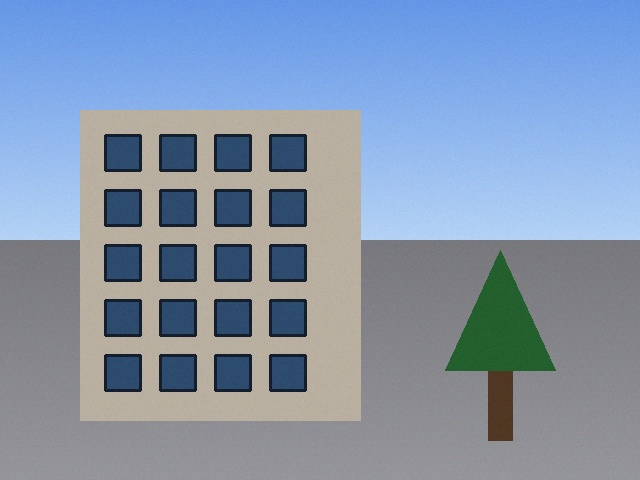
#> input picture dataset/authentic/authentic_building.jpg, 640 x 480 px
$ python -i copy_move.py   (imports and definitions only)
#> lines starting #> are read from the running program, lines starting #| are printed output that depends on the picture
"""
Image Forensic Analyzer - Copy-Move Forgery Detection (ORB Feature Matching)
----------------------------------------------------------------------------
Theoretical Foundation:
Copy-Move (Cloning) Forgery occurs when a region from an image is duplicated
and pasted into another location within the same image.

Algorithm Overview:
1. ORB Keypoints & Descriptors:
   Detects distinctive corner and textural keypoints and generates 256-bit binary descriptors.
2. Self-Matching with k-NN (k=4):
   In self-matching, neighbor 0 is always the point matching itself (dist=0).
   By extracting k=4 nearest neighbors and discarding queryIdx == trainIdx,
   we obtain true non-self candidates:
   m1 = closest non-self match
   m2 = second closest non-self match
3. Spatial Distance Filter:
   Ensures matched points are separated by at least `min_distance` pixels
   to avoid trivial matches in uniform textures.
4. Lowe's Ratio Test:
   Accepts candidate pairs if m1.distance < ratio_threshold * m2.distance.
5. Spatial Displacement Clustering:
   Genuine duplicated regions share consistent displacement translation vectors (dx, dy).
"""

import cv2
import numpy as np


def detect_copy_move(image_rgb, max_features=3000, min_distance=35, ratio_threshold=0.82):
    """
    Detects copy-move forgery using ORB feature matching with self-match rejection
    and translation displacement clustering.

    Args:
        image_rgb: NumPy array (H, W, 3) in RGB, (H, W) grayscale, or (H, W, 4) RGBA.
        max_features (int): Number of ORB keypoints.
        min_distance (int): Minimum Euclidean pixel distance between matched points.
        ratio_threshold (float): Lowe's ratio test threshold.

    Returns:
        dict:
            - 'annotated_image': RGB canvas with plotted duplicate pairs & connection lines
            - 'match_count': Number of verified duplicated keypoint pairs
            - 'is_tampered': Boolean verdict
            - 'confidence': Confidence score (0 to 100%)
            - 'clusters': Count of spatial displacement clusters
            - 'keypoints_found': Total keypoints detected
    """
#> called with max_features = 3000, min_distance = 35, ratio_threshold = 0.82
    # Channel normalization
    if image_rgb.ndim == 3:
        if image_rgb.shape[2] == 3:
            gray = cv2.cvtColor(image_rgb, cv2.COLOR_RGB2GRAY)
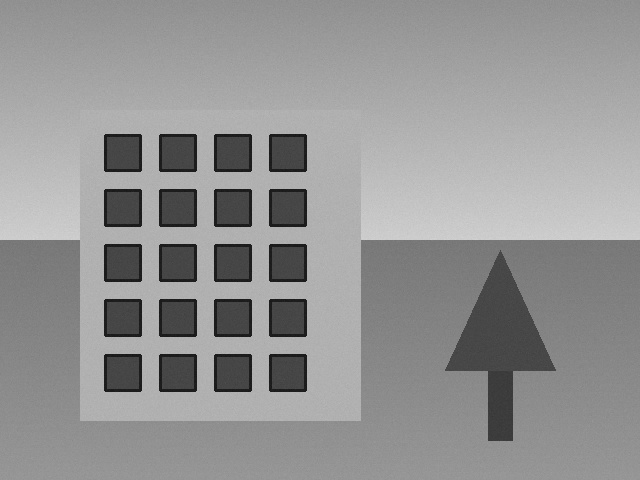
#> gray: shape (480, 640); min 20, max 210, mean 147.8
            annotated = image_rgb.copy()
        elif image_rgb.shape[2] == 4:
            gray = cv2.cvtColor(image_rgb, cv2.COLOR_RGBA2GRAY)
            annotated = cv2.cvtColor(image_rgb, cv2.COLOR_RGBA2RGB)
        else:
            gray = image_rgb[:, :, 0]
            annotated = cv2.cvtColor(gray, cv2.COLOR_GRAY2RGB)
    elif image_rgb.ndim == 2:
        gray = image_rgb.copy()
        annotated = cv2.cvtColor(image_rgb, cv2.COLOR_GRAY2RGB)
    else:
        raise ValueError(f"Invalid image array dimension: {image_rgb.ndim}")

    # Step 1: Initialize ORB detector
    orb = cv2.ORB_create(
        nfeatures=max_features,
        scaleFactor=1.2,
        nlevels=8,
        edgeThreshold=15,
        firstLevel=0,
        WTA_K=2,
        scoreType=cv2.ORB_HARRIS_SCORE,
        patchSize=31,
        fastThreshold=18
    )

    keypoints, descriptors = orb.detectAndCompute(gray, None)
#> keypoints = 956 keypoints; strongest (x, y, size): (105, 390, 31), (105, 170, 31), (160, 390, 31), (250, 390, 31)

    if descriptors is None or len(descriptors) < 8:
        return {
            "annotated_image": annotated,
            "match_count": 0,
            "is_tampered": False,
            "confidence": 0.0,
            "clusters": 0,
            "keypoints_found": len(keypoints) if keypoints else 0
        }

    # Step 2: k-NN matching with k=4 (to account for self-matching)
    bf = cv2.BFMatcher(cv2.NORM_HAMMING, crossCheck=False)
    raw_matches = bf.knnMatch(descriptors, descriptors, k=min(4, len(descriptors)))
#> raw_matches = 956 matches

    valid_pairs = []
    seen_pairs = set()

    for match_list in raw_matches:
        # Filter out self matches (queryIdx == trainIdx)
        non_self = [m for m in match_list if m.queryIdx != m.trainIdx]
        if len(non_self) < 2:
            continue

        m1, m2 = non_self[0], non_self[1]

        # Lowe's ratio test
        if m1.distance < ratio_threshold * m2.distance:
            idx1, idx2 = m1.queryIdx, m1.trainIdx
            pair_key = (min(idx1, idx2), max(idx1, idx2))
            if pair_key in seen_pairs:
                continue
            seen_pairs.add(pair_key)

            pt1 = keypoints[idx1].pt
            pt2 = keypoints[idx2].pt

            # Spatial distance filter (must be separated by min_distance)
            spatial_dist = float(np.hypot(pt1[0] - pt2[0], pt1[1] - pt2[1]))
            if spatial_dist >= min_distance:
                dx = pt2[0] - pt1[0]
                dy = pt2[1] - pt1[1]
                valid_pairs.append({
                    "pt1": (int(round(pt1[0])), int(round(pt1[1]))),
                    "pt2": (int(round(pt2[0])), int(round(pt2[1]))),
                    "dist": spatial_dist,
                    "dx": dx,
                    "dy": dy
                })
#> this loop made 956 passes
#> (idx2, pair_key, pt1, pt2, spatial_dist, dx, dy) on passes 10, 12, 13, 15, 24, 25, 28, 30, 31, 33, 39, 56: (58, (9, 58), (107, 137), (303, 192), 203.6, 196, 55), (174, (11, 174), (164, 137), (109, 357), 226.8, -55, 220), (142, (12, 142), (192, 137), (162, 303), 168.7, -30, 166), (21, (14, 21), (301, 137), (217, 139), 84.02, -84, 2), (25, (23, 25), (138, 166), (303, 166), 165, 165, 0), (147, (24, 147), (272, 166), (107, 331), 233.3, -165, 165), (175, (27, 175), (248, 167), (192, 357), 198.1, -56, 190), (114, (29, 114), (137, 168), (107, 277), 113.1, -30, 109), (29, (29, 30), (192, 168), (137, 168), 55, -55, 0), (176, (32, 176), (274, 168), (246, 357), 191.1, -28, 189), (52, (38, 52), (140, 170), (305, 190), 166.2, 165, 20), (29, (29, 55), (163, 192), (137, 168), 35.38, -26, -24)
#> (idx2, pair_key, pt1, pt2, spatial_dist) on passes 41, 79, 81, 82, 102, 111: (45, (40, 45), (161, 171), (139, 189), 28.43), (422, (78, 422), (79, 237), (77.76, 236.2), 1.5), (280, (80, 280), (362, 240), (361.2, 240), 0.8), (281, (81, 281), (78, 241), (78, 241.2), 0.2), (108, (101, 108), (301, 247), (272, 249), 29.07), (298, (110, 298), (500, 250), (499.2, 252), 2.15)
#> after the loop, seen_pairs = 272 items; valid_pairs = 221 items

    # Step 3: Spatial Displacement Vector Clustering
    # Duplicated patches share consistent translation vectors (dx, dy)
    num_clusters = 0
    consistent_pairs = []

    # Cap to top 300 candidate pairs to avoid quadratic stalls on repetitive textures
    if len(valid_pairs) > 300:
        valid_pairs = valid_pairs[:300]

    if len(valid_pairs) >= 3:
        vectors = np.array([[p["dx"], p["dy"]] for p in valid_pairs])
#> vectors = 221 pairs, first value -165.6 to 198.7, second value -253 to 253.8
        visited = set()
        clusters = []

        for i in range(len(vectors)):
            if i in visited:
                continue
            current_cluster = [valid_pairs[i]]
            visited.add(i)
            for j in range(i + 1, len(vectors)):
                if j in visited:
                    continue
                v_diff = np.hypot(vectors[i, 0] - vectors[j, 0], vectors[i, 1] - vectors[j, 1])
                # Within 32 pixels translation variance
                if v_diff < 32.0:
                    current_cluster.append(valid_pairs[j])
                    visited.add(j)
            if len(current_cluster) >= 3:
                clusters.append(current_cluster)
#> after the loop, clusters = 14 items; visited = 221 items

        num_clusters = len(clusters)
#> num_clusters = 14
        for cl in clusters:
            consistent_pairs.extend(cl)
#> this loop made 14 passes
#> after the loop, consistent_pairs = 156 items

    # Use clustered pairs if found; otherwise retain filtered pairs
    active_matches = consistent_pairs if len(consistent_pairs) >= 3 else valid_pairs
#> active_matches = 156 items
    match_count = len(active_matches)
#> match_count = 156

    # Step 4: Visualization
    line_color = (255, 50, 0)      # Neon Orange-Red
    src_pt_color = (0, 255, 100)   # Vivid Lime Green
    dst_pt_color = (30, 144, 255)  # Dodger Blue

    for item in active_matches:
        p1 = item["pt1"]
        p2 = item["pt2"]
        # Draw circles and linking lines
        cv2.circle(annotated, p1, 5, src_pt_color, -1)
        cv2.circle(annotated, p1, 7, (0, 0, 0), 1)
        cv2.circle(annotated, p2, 5, dst_pt_color, -1)
        cv2.circle(annotated, p2, 7, (0, 0, 0), 1)
        cv2.line(annotated, p1, p2, line_color, 2, cv2.LINE_AA)
#> this loop made 156 passes
#> (p1, p2) on passes 1 to 3: ((164, 137), (109, 357)), ((248, 167), (192, 357)), ((304, 190), (249, 389))
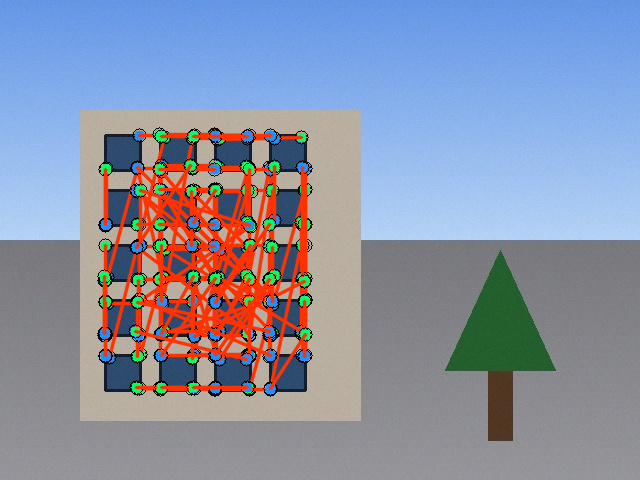
#> annotated: shape (480, 640, 3); mean R, G, B 138.6, 146.4, 165.5

    # Step 5: Confidence Calculation
    if match_count >= 8 or (match_count >= 4 and num_clusters >= 1):
        is_tampered = True
        confidence = min(99.0, 70.0 + (match_count * 2.0))
#> confidence = 99
    elif match_count >= 3:
        is_tampered = True
        confidence = min(75.0, 50.0 + (match_count * 5.0))
    elif match_count >= 1:
        is_tampered = False
        confidence = 25.0
    else:
        is_tampered = False
        confidence = 5.0

    return {
        "annotated_image": annotated,
        "match_count": int(match_count),
        "is_tampered": bool(is_tampered),
        "confidence": round(float(confidence), 1),
        "clusters": int(num_clusters),
        "keypoints_found": int(len(keypoints))
    }

>>> import cv2
>>> picture = cv2.cvtColor(cv2.imread('../dataset/authentic/authentic_building.jpg'), cv2.COLOR_BGR2RGB)
>>> result = detect_copy_move(picture)
#> result = 6 items
